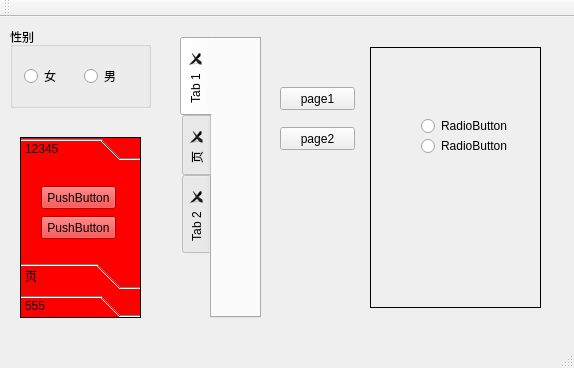
<?xml version="1.0" encoding="UTF-8"?>
<ui version="4.0">
 <class>MainWindow</class>
 <widget class="QMainWindow" name="MainWindow">
  <property name="geometry">
   <rect>
    <x>0</x>
    <y>0</y>
    <width>574</width>
    <height>368</height>
   </rect>
  </property>
  <property name="windowTitle">
   <string>MainWindow</string>
  </property>
  <widget class="QWidget" name="centralWidget">
   <widget class="QGroupBox" name="groupBox">
    <property name="geometry">
     <rect>
      <x>10</x>
      <y>10</y>
      <width>141</width>
      <height>81</height>
     </rect>
    </property>
    <property name="title">
     <string>性别</string>
    </property>
    <layout class="QHBoxLayout" name="horizontalLayout">
     <item>
      <widget class="QRadioButton" name="radioButton_2">
       <property name="text">
        <string>女</string>
       </property>
      </widget>
     </item>
     <item>
      <widget class="QRadioButton" name="radioButton">
       <property name="text">
        <string>男</string>
       </property>
      </widget>
     </item>
    </layout>
   </widget>
   <widget class="QToolBox" name="toolBox">
    <property name="geometry">
     <rect>
      <x>20</x>
      <y>120</y>
      <width>121</width>
      <height>181</height>
     </rect>
    </property>
    <property name="styleSheet">
     <string notr="true">background-color:red</string>
    </property>
    <property name="frameShape">
     <enum>QFrame::Box</enum>
    </property>
    <property name="currentIndex">
     <number>0</number>
    </property>
    <property name="tabSpacing">
     <number>6</number>
    </property>
    <widget class="QWidget" name="page">
     <property name="geometry">
      <rect>
       <x>0</x>
       <y>0</y>
       <width>119</width>
       <height>97</height>
      </rect>
     </property>
     <attribute name="icon">
      <iconset resource="src.qrc">
       <normaloff>:/Image/face.png</normaloff>:/Image/face.png</iconset>
     </attribute>
     <attribute name="label">
      <string>12345</string>
     </attribute>
     <attribute name="toolTip">
      <string>;alksdjflkjdslfkj</string>
     </attribute>
     <widget class="QPushButton" name="pushButton">
      <property name="geometry">
       <rect>
        <x>20</x>
        <y>20</y>
        <width>75</width>
        <height>23</height>
       </rect>
      </property>
      <property name="text">
       <string>PushButton</string>
      </property>
     </widget>
     <widget class="QPushButton" name="pushButton_2">
      <property name="geometry">
       <rect>
        <x>20</x>
        <y>50</y>
        <width>75</width>
        <height>23</height>
       </rect>
      </property>
      <property name="text">
       <string>PushButton</string>
      </property>
     </widget>
    </widget>
    <widget class="QWidget" name="page_3">
     <attribute name="label">
      <string>页</string>
     </attribute>
    </widget>
    <widget class="QWidget" name="page_2">
     <property name="geometry">
      <rect>
       <x>0</x>
       <y>0</y>
       <width>119</width>
       <height>97</height>
      </rect>
     </property>
     <attribute name="label">
      <string>555</string>
     </attribute>
     <widget class="QRadioButton" name="radioButton_3">
      <property name="geometry">
       <rect>
        <x>10</x>
        <y>20</y>
        <width>89</width>
        <height>16</height>
       </rect>
      </property>
      <property name="text">
       <string>RadioButton</string>
      </property>
     </widget>
     <widget class="QRadioButton" name="radioButton_4">
      <property name="geometry">
       <rect>
        <x>10</x>
        <y>50</y>
        <width>89</width>
        <height>16</height>
       </rect>
      </property>
      <property name="text">
       <string>RadioButton</string>
      </property>
     </widget>
     <widget class="QRadioButton" name="radioButton_5">
      <property name="geometry">
       <rect>
        <x>10</x>
        <y>70</y>
        <width>89</width>
        <height>16</height>
       </rect>
      </property>
      <property name="text">
       <string>RadioButton</string>
      </property>
     </widget>
    </widget>
   </widget>
   <widget class="QTabWidget" name="tabWidget">
    <property name="geometry">
     <rect>
      <x>180</x>
      <y>20</y>
      <width>81</width>
      <height>281</height>
     </rect>
    </property>
    <property name="tabPosition">
     <enum>QTabWidget::West</enum>
    </property>
    <property name="tabShape">
     <enum>QTabWidget::Rounded</enum>
    </property>
    <property name="currentIndex">
     <number>0</number>
    </property>
    <property name="elideMode">
     <enum>Qt::ElideLeft</enum>
    </property>
    <property name="documentMode">
     <bool>false</bool>
    </property>
    <property name="tabsClosable">
     <bool>true</bool>
    </property>
    <property name="movable">
     <bool>true</bool>
    </property>
    <widget class="QWidget" name="tab">
     <attribute name="title">
      <string>Tab 1</string>
     </attribute>
    </widget>
    <widget class="QWidget" name="tab_3">
     <attribute name="title">
      <string>页</string>
     </attribute>
    </widget>
    <widget class="QWidget" name="tab_2">
     <attribute name="icon">
      <iconset resource="src.qrc">
       <normaloff>:/Image/face.png</normaloff>:/Image/face.png</iconset>
     </attribute>
     <attribute name="title">
      <string>Tab 2</string>
     </attribute>
     <attribute name="toolTip">
      <string>77777777777</string>
     </attribute>
     <attribute name="whatsThis">
      <string>66666666666</string>
     </attribute>
    </widget>
   </widget>
   <widget class="QStackedWidget" name="stackedWidget">
    <property name="geometry">
     <rect>
      <x>370</x>
      <y>30</y>
      <width>171</width>
      <height>261</height>
     </rect>
    </property>
    <property name="frameShape">
     <enum>QFrame::Box</enum>
    </property>
    <property name="currentIndex">
     <number>0</number>
    </property>
    <widget class="QWidget" name="page_4">
     <widget class="QRadioButton" name="radioButton_6">
      <property name="geometry">
       <rect>
        <x>50</x>
        <y>70</y>
        <width>89</width>
        <height>16</height>
       </rect>
      </property>
      <property name="text">
       <string>RadioButton</string>
      </property>
     </widget>
     <widget class="QRadioButton" name="radioButton_7">
      <property name="geometry">
       <rect>
        <x>50</x>
        <y>90</y>
        <width>89</width>
        <height>16</height>
       </rect>
      </property>
      <property name="text">
       <string>RadioButton</string>
      </property>
     </widget>
    </widget>
    <widget class="QWidget" name="page_5">
     <widget class="QPushButton" name="pushButton_5">
      <property name="geometry">
       <rect>
        <x>30</x>
        <y>60</y>
        <width>75</width>
        <height>23</height>
       </rect>
      </property>
      <property name="text">
       <string>PushButton</string>
      </property>
     </widget>
     <widget class="QPushButton" name="pushButton_6">
      <property name="geometry">
       <rect>
        <x>30</x>
        <y>90</y>
        <width>75</width>
        <height>23</height>
       </rect>
      </property>
      <property name="text">
       <string>PushButton</string>
      </property>
     </widget>
    </widget>
   </widget>
   <widget class="QPushButton" name="pushButton_3">
    <property name="geometry">
     <rect>
      <x>280</x>
      <y>70</y>
      <width>75</width>
      <height>23</height>
     </rect>
    </property>
    <property name="text">
     <string>page1</string>
    </property>
   </widget>
   <widget class="QPushButton" name="pushButton_4">
    <property name="geometry">
     <rect>
      <x>280</x>
      <y>110</y>
      <width>75</width>
      <height>23</height>
     </rect>
    </property>
    <property name="text">
     <string>page2</string>
    </property>
   </widget>
  </widget>
  <widget class="QMenuBar" name="menuBar">
   <property name="geometry">
    <rect>
     <x>0</x>
     <y>0</y>
     <width>574</width>
     <height>23</height>
    </rect>
   </property>
  </widget>
  <widget class="QToolBar" name="mainToolBar">
   <attribute name="toolBarArea">
    <enum>TopToolBarArea</enum>
   </attribute>
   <attribute name="toolBarBreak">
    <bool>false</bool>
   </attribute>
  </widget>
  <widget class="QStatusBar" name="statusBar"/>
 </widget>
 <layoutdefault spacing="6" margin="11"/>
 <resources>
  <include location="src.qrc"/>
 </resources>
 <connections/>
</ui>
